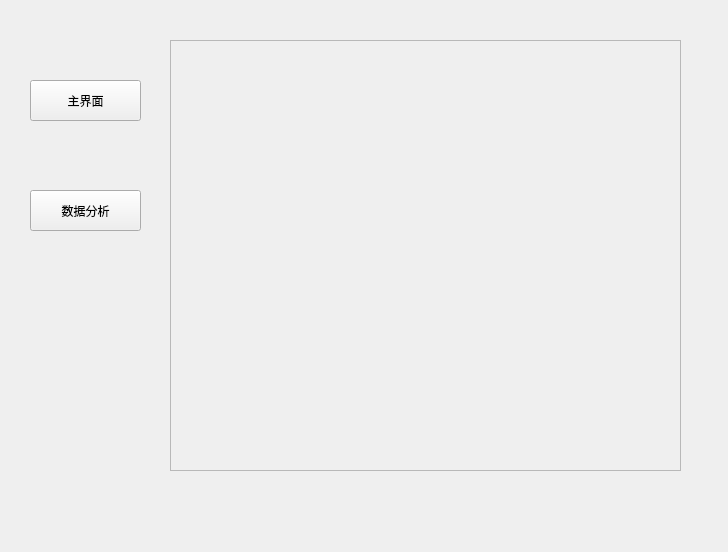
<?xml version="1.0" encoding="UTF-8"?>
<ui version="4.0">
 <class>Form</class>
 <widget class="QWidget" name="Form">
  <property name="geometry">
   <rect>
    <x>0</x>
    <y>0</y>
    <width>728</width>
    <height>552</height>
   </rect>
  </property>
  <property name="windowTitle">
   <string>Form</string>
  </property>
  <widget class="QFrame" name="frame">
   <property name="geometry">
    <rect>
     <x>170</x>
     <y>40</y>
     <width>511</width>
     <height>431</height>
    </rect>
   </property>
   <property name="frameShape">
    <enum>QFrame::StyledPanel</enum>
   </property>
   <property name="frameShadow">
    <enum>QFrame::Raised</enum>
   </property>
   <widget class="QFrame" name="frame_2">
    <property name="geometry">
     <rect>
      <x>0</x>
      <y>0</y>
      <width>511</width>
      <height>431</height>
     </rect>
    </property>
    <property name="frameShape">
     <enum>QFrame::StyledPanel</enum>
    </property>
    <property name="frameShadow">
     <enum>QFrame::Raised</enum>
    </property>
   </widget>
  </widget>
  <widget class="QPushButton" name="pushButton">
   <property name="geometry">
    <rect>
     <x>30</x>
     <y>80</y>
     <width>111</width>
     <height>41</height>
    </rect>
   </property>
   <property name="text">
    <string>主界面</string>
   </property>
  </widget>
  <widget class="QPushButton" name="pushButton_2">
   <property name="geometry">
    <rect>
     <x>30</x>
     <y>190</y>
     <width>111</width>
     <height>41</height>
    </rect>
   </property>
   <property name="text">
    <string>数据分析</string>
   </property>
  </widget>
 </widget>
 <resources/>
 <connections/>
</ui>
